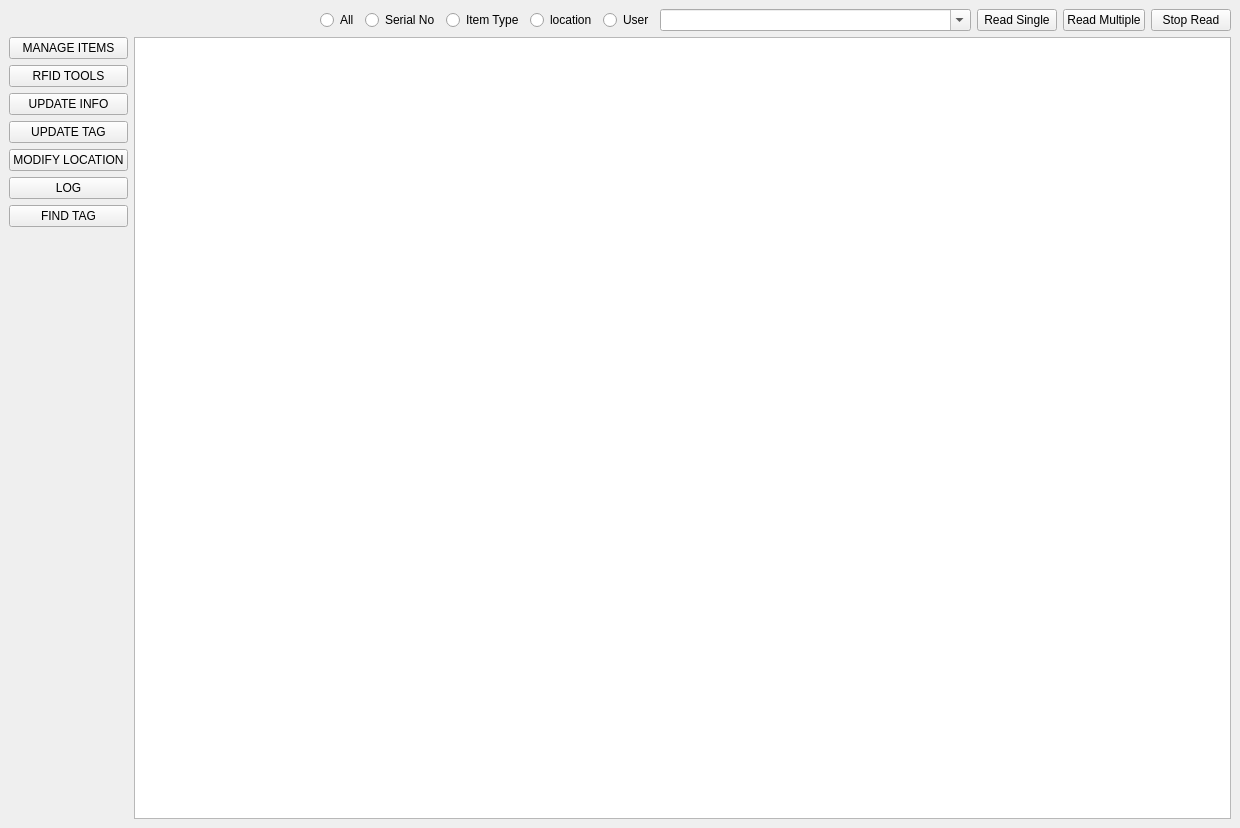
<?xml version="1.0" encoding="UTF-8"?>
<ui version="4.0">
 <class>MainWindow</class>
 <widget class="QMainWindow" name="MainWindow">
  <property name="geometry">
   <rect>
    <x>0</x>
    <y>0</y>
    <width>1240</width>
    <height>828</height>
   </rect>
  </property>
  <property name="windowTitle">
   <string>MainWindow</string>
  </property>
  <property name="styleSheet">
   <string notr="true">QToolTip {
    border: 1px solid #76797C;
    background-color: #5A7566;
    color: white;
    padding: 0px;
    opacity: 200;
}

QWidget {
    color: #eff0f1;
    background-color: #31363b;
    selection-background-color: #3daee9;
    selection-color: #eff0f1;
    background-clip: border;
    border-image: none;
    border: 0px transparent black;
    outline: 0;
}

QWidget:item:hover {
    background-color: #18465d;
    color: #eff0f1;
}

QWidget:item:selected {
    background-color: #18465d;
}

QCheckBox {
    spacing: 5px;
    outline: none;
    color: #eff0f1;
    margin-bottom: 2px;
}

QCheckBox:disabled {
    color: #76797C;
}

QCheckBox::indicator,
QGroupBox::indicator {
    width: 18px;
    height: 18px;
}

QGroupBox::indicator {
    margin-left: 2px;
}

QCheckBox::indicator:unchecked,
QGroupBox::indicator:unchecked {
    image: url(:/qss_icons/rc/checkbox_unchecked.png);
}

QCheckBox::indicator:unchecked:hover,
QCheckBox::indicator:unchecked:focus,
QCheckBox::indicator:unchecked:pressed,
QGroupBox::indicator:unchecked:hover,
QGroupBox::indicator:unchecked:focus,
QGroupBox::indicator:unchecked:pressed {
    border: none;
    image: url(:/qss_icons/rc/checkbox_unchecked_focus.png);
}

QCheckBox::indicator:checked,
QGroupBox::indicator:checked {
    image: url(:/qss_icons/rc/checkbox_checked.png);
}

QCheckBox::indicator:checked:hover,
QCheckBox::indicator:checked:focus,
QCheckBox::indicator:checked:pressed,
QGroupBox::indicator:checked:hover,
QGroupBox::indicator:checked:focus,
QGroupBox::indicator:checked:pressed {
    border: none;
    image: url(:/qss_icons/rc/checkbox_checked_focus.png);
}

QCheckBox::indicator:indeterminate {
    image: url(:/qss_icons/rc/checkbox_indeterminate.png);
}

QCheckBox::indicator:indeterminate:focus,
QCheckBox::indicator:indeterminate:hover,
QCheckBox::indicator:indeterminate:pressed {
    image: url(:/qss_icons/rc/checkbox_indeterminate_focus.png);
}

QCheckBox::indicator:checked:disabled,
QGroupBox::indicator:checked:disabled {
    image: url(:/qss_icons/rc/checkbox_checked_disabled.png);
}

QCheckBox::indicator:unchecked:disabled,
QGroupBox::indicator:unchecked:disabled {
    image: url(:/qss_icons/rc/checkbox_unchecked_disabled.png);
}

QRadioButton {
    color:                  white;
}

QRadioButton::indicator {
    width:                  10px;
    height:                 10px;
    border-radius:          7px;
}

QRadioButton::indicator:checked {
    background-color:       red;
    border:                 2px solid white;
}

QRadioButton::indicator:unchecked {
    background-color:       black;
    border:                 2px solid #76797C;
}

QMenuBar {
    background-color: #31363b;
    color: #eff0f1;
}

QMenuBar::item {
    background: transparent;
}

QMenuBar::item:selected {
    background: transparent;
    border: 1px solid #76797C;
}

QMenuBar::item:pressed {
    border: 1px solid #76797C;
    background-color: #3daee9;
    color: #eff0f1;
    margin-bottom: -1px;
    padding-bottom: 1px;
}

QMenu {
    border: 1px solid #76797C;
    color: #eff0f1;
    margin: 2px;
}

QMenu::icon {
    margin: 5px;
}

QMenu::item {
    padding: 5px 30px 5px 30px;
    border: 1px solid transparent;
    /* reserve space for selection border */
}

QMenu::item:selected {
    color: #eff0f1;
}

QMenu::separator {
    height: 2px;
    background: lightblue;
    margin-left: 10px;
    margin-right: 5px;
}

QMenu::indicator {
    width: 18px;
    height: 18px;
}


/* non-exclusive indicator = check box style indicator
   (see QActionGroup::setExclusive) */

QMenu::indicator:non-exclusive:unchecked {
    image: url(:/qss_icons/rc/checkbox_unchecked.png);
}

QMenu::indicator:non-exclusive:unchecked:selected {
    image: url(:/qss_icons/rc/checkbox_unchecked_disabled.png);
}

QMenu::indicator:non-exclusive:checked {
    image: url(:/qss_icons/rc/checkbox_checked.png);
}

QMenu::indicator:non-exclusive:checked:selected {
    image: url(:/qss_icons/rc/checkbox_checked_disabled.png);
}


/* exclusive indicator = radio button style indicator (see QActionGroup::setExclusive) */

QMenu::indicator:exclusive:unchecked {
    image: url(:/qss_icons/rc/radio_unchecked.png);
}

QMenu::indicator:exclusive:unchecked:selected {
    image: url(:/qss_icons/rc/radio_unchecked_disabled.png);
}

QMenu::indicator:exclusive:checked {
    image: url(:/qss_icons/rc/radio_checked.png);
}

QMenu::indicator:exclusive:checked:selected {
    image: url(:/qss_icons/rc/radio_checked_disabled.png);
}

QMenu::right-arrow {
    margin: 5px;
    image: url(:/qss_icons/rc/right_arrow.png)
}

QWidget:disabled {
    color: #454545;
    background-color: #31363b;
}

QAbstractItemView {
    alternate-background-color: #31363b;
    color: #eff0f1;
    border: 1px solid #3A3939;
    border-radius: 2px;
}

QWidget:focus,
QMenuBar:focus {
    border: 1px solid #3daee9;
}

QTabWidget:focus,
QCheckBox:focus,
QRadioButton:focus,
QSlider:focus {
    border: none;
}

QLineEdit {
    background-color: #232629;
    padding: 5px;
    border-style: solid;
    border: 1px solid #76797C;
    border-radius: 2px;
    color: #eff0f1;
}

QAbstractItemView QLineEdit {
    padding: 0;
}

QGroupBox {
    border: 1px solid #76797C;
    border-radius: 2px;
    margin-top: 20px;
}

QGroupBox::title {
    subcontrol-origin: margin;
    subcontrol-position: top center;
    padding-left: 10px;
    padding-right: 10px;
    padding-top: 10px;
}

QAbstractScrollArea {
    border-radius: 2px;
    border: 1px solid #76797C;
    background-color: transparent;
}

QScrollBar:horizontal {
    height: 15px;
    margin: 3px 15px 3px 15px;
    border: 1px transparent #2A2929;
    border-radius: 4px;
    background-color: #2A2929;
}

QScrollBar::handle:horizontal {
    background-color: #605F5F;
    min-width: 5px;
    border-radius: 4px;
}

QScrollBar::add-line:horizontal {
    margin: 0px 3px 0px 3px;
    border-image: url(:/qss_icons/rc/right_arrow_disabled.png);
    width: 10px;
    height: 10px;
    subcontrol-position: right;
    subcontrol-origin: margin;
}

QScrollBar::sub-line:horizontal {
    margin: 0px 3px 0px 3px;
    border-image: url(:/qss_icons/rc/left_arrow_disabled.png);
    height: 10px;
    width: 10px;
    subcontrol-position: left;
    subcontrol-origin: margin;
}

QScrollBar::add-line:horizontal:hover,
QScrollBar::add-line:horizontal:on {
    border-image: url(:/qss_icons/rc/right_arrow.png);
    height: 10px;
    width: 10px;
    subcontrol-position: right;
    subcontrol-origin: margin;
}

QScrollBar::sub-line:horizontal:hover,
QScrollBar::sub-line:horizontal:on {
    border-image: url(:/qss_icons/rc/left_arrow.png);
    height: 10px;
    width: 10px;
    subcontrol-position: left;
    subcontrol-origin: margin;
}

QScrollBar::up-arrow:horizontal,
QScrollBar::down-arrow:horizontal {
    background: none;
}

QScrollBar::add-page:horizontal,
QScrollBar::sub-page:horizontal {
    background: none;
}

QScrollBar:vertical {
    background-color: #2A2929;
    width: 15px;
    margin: 15px 3px 15px 3px;
    border: 1px transparent #2A2929;
    border-radius: 4px;
}

QScrollBar::handle:vertical {
    background-color: #605F5F;
    min-height: 5px;
    border-radius: 4px;
}

QScrollBar::sub-line:vertical {
    margin: 3px 0px 3px 0px;
    border-image: url(:/qss_icons/rc/up_arrow_disabled.png);
    height: 10px;
    width: 10px;
    subcontrol-position: top;
    subcontrol-origin: margin;
}

QScrollBar::add-line:vertical {
    margin: 3px 0px 3px 0px;
    border-image: url(:/qss_icons/rc/down_arrow_disabled.png);
    height: 10px;
    width: 10px;
    subcontrol-position: bottom;
    subcontrol-origin: margin;
}

QScrollBar::sub-line:vertical:hover,
QScrollBar::sub-line:vertical:on {
    border-image: url(:/qss_icons/rc/up_arrow.png);
    height: 10px;
    width: 10px;
    subcontrol-position: top;
    subcontrol-origin: margin;
}

QScrollBar::add-line:vertical:hover,
QScrollBar::add-line:vertical:on {
    border-image: url(:/qss_icons/rc/down_arrow.png);
    height: 10px;
    width: 10px;
    subcontrol-position: bottom;
    subcontrol-origin: margin;
}

QScrollBar::up-arrow:vertical,
QScrollBar::down-arrow:vertical {
    background: none;
}

QScrollBar::add-page:vertical,
QScrollBar::sub-page:vertical {
    background: none;
}

QTextEdit {
    background-color: #232629;
    color: #eff0f1;
    border: 1px solid #76797C;
}

QPlainTextEdit {
    background-color: #232629;
    ;
    color: #eff0f1;
    border-radius: 2px;
    border: 1px solid #76797C;
}

QHeaderView::section {
    background-color: #76797C;
    color: #eff0f1;
    padding: 5px;
    border: 1px solid #76797C;
}

QSizeGrip {
    image: url(:/qss_icons/rc/sizegrip.png);
    width: 12px;
    height: 12px;
}

QMainWindow::separator {
    background-color: #31363b;
    color: white;
    padding-left: 4px;
    spacing: 2px;
    border: 1px dashed #76797C;
}

QMainWindow::separator:hover {
    background-color: #787876;
    color: white;
    padding-left: 4px;
    border: 1px solid #76797C;
    spacing: 2px;
}

QMenu::separator {
    height: 1px;
    background-color: #76797C;
    color: white;
    padding-left: 4px;
    margin-left: 10px;
    margin-right: 5px;
}

QFrame {
    border-radius: 2px;
    border: 1px solid #76797C;
}

QFrame[frameShape=&quot;0&quot;] {
    border-radius: 2px;
    border: 1px transparent #76797C;
}

QStackedWidget {
    border: 1px transparent black;
}

QToolBar {
    border: 1px transparent #393838;
    background: 1px solid #31363b;
    font-weight: bold;
}

QToolBar::handle:horizontal {
    image: url(:/qss_icons/rc/Hmovetoolbar.png);
}

QToolBar::handle:vertical {
    image: url(:/qss_icons/rc/Vmovetoolbar.png);
}

QToolBar::separator:horizontal {
    image: url(:/qss_icons/rc/Hsepartoolbar.png);
}

QToolBar::separator:vertical {
    image: url(:/qss_icons/rc/Vsepartoolbar.png);
}

QToolButton#qt_toolbar_ext_button {
    background: #58595a
}

QPushButton {
    color: #eff0f1;
    background-color: #31363b;
    border-width: 1px;
    border-color: #76797C;
    border-style: solid;
    padding: 5px;
    border-radius: 2px;
    outline: none;
}

QPushButton:disabled {
    background-color: #31363b;
    border-width: 1px;
    border-color: #454545;
    border-style: solid;
    padding-top: 5px;
    padding-bottom: 5px;
    padding-left: 10px;
    padding-right: 10px;
    border-radius: 2px;
    color: #454545;
}

QPushButton:focus {
    background-color: #3daee9;
    color: white;
}

QPushButton:pressed {
    background-color: #3daee9;
    padding-top: -15px;
    padding-bottom: -17px;
}

QComboBox {
    selection-background-color: #3daee9;
    border-style: solid;
    border: 1px solid #76797C;
    border-radius: 2px;
    padding: 5px;
    min-width: 75px;
}

QPushButton:checked {
    background-color: #76797C;
    border-color: #6A6969;
}

QComboBox:hover,
QPushButton:hover,
QAbstractSpinBox:hover,
QLineEdit:hover,
QTextEdit:hover,
QPlainTextEdit:hover,
QAbstractView:hover,
QTreeView:hover,
QRadioButton:hover {
    border: 1px solid #3daee9;
    color: #eff0f1;
}

QComboBox:on {
    padding-top: 3px;
    padding-left: 4px;
    selection-background-color: #4a4a4a;
}

QComboBox QAbstractItemView {
    background-color: #232629;
    border-radius: 2px;
    border: 1px solid #76797C;
    selection-background-color: #18465d;
}

QComboBox::drop-down {
    subcontrol-origin: padding;
    subcontrol-position: top right;
    width: 15px;
    border-left-width: 0px;
    border-left-color: darkgray;
    border-left-style: solid;
    border-top-right-radius: 3px;
    border-bottom-right-radius: 3px;
}

QComboBox::down-arrow {
    image: url(/usr/share/icons/Adwaita/16x16/actions/go-down-symbolic.symbolic.png);
}

QComboBox::down-arrow:on {
	top: 1px;
    left: 1px;
}

QAbstractSpinBox {
    padding: 5px;
    border: 1px solid #76797C;
    color: #eff0f1;
    border-radius: 2px;
    min-width: 75px;
}

QAbstractSpinBox::up-arrow,
QAbstractSpinBox::up-arrow:disabled,
QAbstractSpinBox::up-arrow:off {
    image: url(/usr/share/icons/Adwaita/16x16/actions/go-up-symbolic.symbolic.png);
    width: 10px;
    height: 10px;
}

QAbstractSpinBox::up-arrow:hover {
    image: url(:/qss_icons/rc/up_arrow.png);
}

QAbstractSpinBox::down-arrow,
QAbstractSpinBox::down-arrow:disabled,
QAbstractSpinBox::down-arrow:off {
    image: url(/usr/share/icons/Adwaita/16x16/actions/go-down-symbolic.symbolic.png);
    width: 10px;
    height: 10px;
}

QAbstractSpinBox::down-arrow:hover {
    image: url(:/qss_icons/rc/down_arrow.png);
}

QLabel {
    border: 0px solid black;
}

QTabWidget {
    border: 0px transparent black;
}

QTabWidget::pane {
    border: 1px solid #76797C;
    padding: 5px;
    margin: 0px;
}

QTabWidget::tab-bar {
    /* left: 5px; move to the right by 5px */
}

QTabBar {
    qproperty-drawBase: 0;
    border-radius: 3px;
}

QTabBar:focus {
    border: 0px transparent black;
}

QTabBar::close-button {
    image: url(:/qss_icons/rc/close.png);
    background: transparent;
}

QTabBar::close-button:hover {
    image: url(:/qss_icons/rc/close-hover.png);
    background: transparent;
}

QTabBar::close-button:pressed {
    image: url(:/qss_icons/rc/close-pressed.png);
    background: transparent;
}


/* TOP TABS */

QTabBar::tab:top {
    color: #eff0f1;
    border: 1px solid #76797C;
    border-bottom: 1px transparent black;
    background-color: #31363b;
    padding: 5px;
    min-width: 50px;
    border-top-left-radius: 2px;
    border-top-right-radius: 2px;
}

QTabBar::tab:top:selected {
    color: #eff0f1;
    background-color: #54575B;
    border: 1px solid #76797C;
    border-bottom: 2px solid #3daee9;
    border-top-left-radius: 2px;
    border-top-right-radius: 2px;
}

QTabBar::tab:top:!selected:hover {
    background-color: #3daee9;
}


/* BOTTOM TABS */

QTabBar::tab:bottom {
    color: #eff0f1;
    border: 1px solid #76797C;
    border-top: 1px transparent black;
    background-color: #31363b;
    padding: 5px;
    border-bottom-left-radius: 2px;
    border-bottom-right-radius: 2px;
    min-width: 50px;
}

QTabBar::tab:bottom:selected {
    color: #eff0f1;
    background-color: #54575B;
    border: 1px solid #76797C;
    border-top: 2px solid #3daee9;
    border-bottom-left-radius: 2px;
    border-bottom-right-radius: 2px;
}

QTabBar::tab:bottom:!selected:hover {
    background-color: #3daee9;
}


/* LEFT TABS */

QTabBar::tab:left {
    color: #eff0f1;
    border: 1px solid #76797C;
    border-left: 1px transparent black;
    background-color: #31363b;
    padding: 5px;
    border-top-right-radius: 2px;
    border-bottom-right-radius: 2px;
    min-height: 50px;
}

QTabBar::tab:left:selected {
    color: #eff0f1;
    background-color: #54575B;
    border: 1px solid #76797C;
    border-left: 2px solid #3daee9;
    border-top-right-radius: 2px;
    border-bottom-right-radius: 2px;
}

QTabBar::tab:left:!selected:hover {
    background-color: #3daee9;
}


/* RIGHT TABS */

QTabBar::tab:right {
    color: #eff0f1;
    border: 1px solid #76797C;
    border-right: 1px transparent black;
    background-color: #31363b;
    padding: 5px;
    border-top-left-radius: 2px;
    border-bottom-left-radius: 2px;
    min-height: 50px;
}

QTabBar::tab:right:selected {
    color: #eff0f1;
    background-color: #54575B;
    border: 1px solid #76797C;
    border-right: 2px solid #3daee9;
    border-top-left-radius: 2px;
    border-bottom-left-radius: 2px;
}

QTabBar::tab:right:!selected:hover {
    background-color: #3daee9;
}

QTabBar QToolButton::right-arrow:enabled {
    image: url(:/qss_icons/rc/right_arrow.png);
}

QTabBar QToolButton::left-arrow:enabled {
    image: url(:/qss_icons/rc/left_arrow.png);
}

QTabBar QToolButton::right-arrow:disabled {
    image: url(:/qss_icons/rc/right_arrow_disabled.png);
}

QTabBar QToolButton::left-arrow:disabled {
    image: url(:/qss_icons/rc/left_arrow_disabled.png);
}

QDockWidget {
    background: #31363b;
    border: 1px solid #403F3F;
    titlebar-close-icon: url(:/qss_icons/rc/close.png);
    titlebar-normal-icon: url(:/qss_icons/rc/undock.png);
}

QDockWidget::close-button,
QDockWidget::float-button {
    border: 1px solid transparent;
    border-radius: 2px;
    background: transparent;
}

QDockWidget::close-button:hover,
QDockWidget::float-button:hover {
    background: rgba(255, 255, 255, 10);
}

QDockWidget::close-button:pressed,
QDockWidget::float-button:pressed {
    padding: 1px -1px -1px 1px;
    background: rgba(255, 255, 255, 10);
}

QTreeView,
QListView {
    border: 1px solid #76797C;
    background-color: #232629;
}

QTreeView:branch:selected,
QTreeView:branch:hover {
    background: url(:/qss_icons/rc/transparent.png);
}

QTreeView::branch:has-siblings:!adjoins-item {
    border-image: url(:/qss_icons/rc/transparent.png);
}

QTreeView::branch:has-siblings:adjoins-item {
    border-image: url(:/qss_icons/rc/transparent.png);
}

QTreeView::branch:!has-children:!has-siblings:adjoins-item {
    border-image: url(:/qss_icons/rc/transparent.png);
}

QTreeView::branch:has-children:!has-siblings:closed,
QTreeView::branch:closed:has-children:has-siblings {
    image: url(:/qss_icons/rc/branch_closed.png);
}

QTreeView::branch:open:has-children:!has-siblings,
QTreeView::branch:open:has-children:has-siblings {
    image: url(:/qss_icons/rc/branch_open.png);
}

QTreeView::branch:has-children:!has-siblings:closed:hover,
QTreeView::branch:closed:has-children:has-siblings:hover {
    image: url(:/qss_icons/rc/branch_closed-on.png);
}

QTreeView::branch:open:has-children:!has-siblings:hover,
QTreeView::branch:open:has-children:has-siblings:hover {
    image: url(:/qss_icons/rc/branch_open-on.png);
}

QListView::item:!selected:hover,
QTreeView::item:!selected:hover {
    background: #18465d;
    outline: 0;
    color: #eff0f1
}

QListView::item:selected:hover,
QTreeView::item:selected:hover {
    background: #287399;
    color: #eff0f1;
}

QTreeView::indicator:checked,
QListView::indicator:checked {
    image: url(:/qss_icons/rc/checkbox_checked.png);
}

QTreeView::indicator:unchecked,
QListView::indicator:unchecked {
    image: url(:/qss_icons/rc/checkbox_unchecked.png);
}

QTreeView::indicator:indeterminate,
QListView::indicator:indeterminate {
    image: url(:/qss_icons/rc/checkbox_indeterminate.png);
}

QTreeView::indicator:checked:hover,
QTreeView::indicator:checked:focus,
QTreeView::indicator:checked:pressed,
QListView::indicator:checked:hover,
QListView::indicator:checked:focus,
QListView::indicator:checked:pressed {
    image: url(:/qss_icons/rc/checkbox_checked_focus.png);
}

QTreeView::indicator:unchecked:hover,
QTreeView::indicator:unchecked:focus,
QTreeView::indicator:unchecked:pressed,
QListView::indicator:unchecked:hover,
QListView::indicator:unchecked:focus,
QListView::indicator:unchecked:pressed {
    image: url(:/qss_icons/rc/checkbox_unchecked_focus.png);
}

QTreeView::indicator:indeterminate:hover,
QTreeView::indicator:indeterminate:focus,
QTreeView::indicator:indeterminate:pressed,
QListView::indicator:indeterminate:hover,
QListView::indicator:indeterminate:focus,
QListView::indicator:indeterminate:pressed {
    image: url(:/qss_icons/rc/checkbox_indeterminate_focus.png);
}

QSlider::groove:horizontal {
    border: 1px solid #565a5e;
    height: 4px;
    background: #565a5e;
    margin: 0px;
    border-radius: 2px;
}

QSlider::handle:horizontal {
    background: #232629;
    border: 1px solid #565a5e;
    width: 16px;
    height: 16px;
    margin: -8px 0;
    border-radius: 9px;
}

QSlider::sub-page:horizontal {
    border: 1px solid #565a5e;
    height: 4px;
    background: #3daee9;
    margin: 0px;
    border-radius: 2px;
}

QSlider::groove:vertical {
    border: 1px solid #565a5e;
    width: 4px;
    background: #565a5e;
    margin: 0px;
    border-radius: 3px;
}

QSlider::handle:vertical {
    background: #232629;
    border: 1px solid #565a5e;
    width: 16px;
    height: 16px;
    margin: 0 -8px;
    border-radius: 9px;
}

QSlider::sub-page:vertical {
    border: 1px solid #565a5e;
    width: 4px;
    background: #3daee9;
    margin: 0px;
    border-radius: 3px;
}

QToolButton {
    background-color: transparent;
    border: 1px transparent #76797C;
    border-radius: 2px;
    margin: 3px;
    padding: 5px;
}

QToolButton[popupMode=&quot;1&quot;] {
    /* only for MenuButtonPopup */
    padding-right: 20px;
    /* make way for the popup button */
    border: 1px #76797C;
    border-radius: 5px;
}

QToolButton[popupMode=&quot;2&quot;] {
    /* only for InstantPopup */
    padding-right: 10px;
    /* make way for the popup button */
    border: 1px #76797C;
}

QToolButton:hover,
QToolButton::menu-button:hover {
    background-color: transparent;
    border: 1px solid #3daee9;
    padding: 5px;
}

QToolButton:checked,
QToolButton:pressed,
QToolButton::menu-button:pressed {
    background-color: #3daee9;
    border: 1px solid #3daee9;
    padding: 5px;
}


/* the subcontrol below is used only in the InstantPopup or DelayedPopup mode */

QToolButton::menu-indicator {
    image: url(:/qss_icons/rc/down_arrow.png);
    top: -7px;
    left: -2px;
    /* shift it a bit */
}


/* the subcontrols below are used only in the MenuButtonPopup mode */

QToolButton::menu-button {
    border: 1px transparent #76797C;
    border-top-right-radius: 6px;
    border-bottom-right-radius: 6px;
    /* 16px width + 4px for border = 20px allocated above */
    width: 16px;
    outline: none;
}

QToolButton::menu-arrow {
    image: url(:/qss_icons/rc/down_arrow.png);
}

QToolButton::menu-arrow:open {
    border: 1px solid #76797C;
}

QPushButton::menu-indicator {
    subcontrol-origin: padding;
    subcontrol-position: bottom right;
    left: 8px;
}

QTableView {
    border: 1px solid #76797C;
    gridline-color: #31363b;
    background-color: #232629;
}

QTableView,
QHeaderView {
    border-radius: 0px;
}

QTableView::item:pressed,
QListView::item:pressed,
QTreeView::item:pressed {
    background: #18465d;
    color: #eff0f1;
}

QTableView::item:selected:active,
QTreeView::item:selected:active,
QListView::item:selected:active {
    background: #287399;
    color: #eff0f1;
}

QHeaderView {
    background-color: #31363b;
    border: 1px transparent;
    border-radius: 0px;
    margin: 0px;
    padding: 0px;
}

QHeaderView::section {
    background-color: #31363b;
    color: #eff0f1;
    padding: 5px;
    border: 1px solid #76797C;
    border-radius: 0px;
    text-align: center;
}

QHeaderView::section::vertical::first,
QHeaderView::section::vertical::only-one {
    border-top: 1px solid #76797C;
}

QHeaderView::section::vertical {
    border-top: transparent;
}

QHeaderView::section::horizontal::first,
QHeaderView::section::horizontal::only-one {
    border-left: 1px solid #76797C;
}

QHeaderView::section::horizontal {
    border-left: transparent;
}

QHeaderView::section:checked {
    color: white;
    background-color: #334e5e;
}


/* style the sort indicator */

QHeaderView::down-arrow {
    image: url(:/qss_icons/rc/down_arrow.png);
}

QHeaderView::up-arrow {
    image: url(:/qss_icons/rc/up_arrow.png);
}

QTableCornerButton::section {
    background-color: #31363b;
    border: 1px transparent #76797C;
    border-radius: 0px;
}

QToolBox {
    padding: 5px;
    border: 1px transparent black;
}

QToolBox::tab {
    color: #eff0f1;
    background-color: #31363b;
    border: 1px solid #76797C;
    border-bottom: 1px transparent #31363b;
    border-top-left-radius: 5px;
    border-top-right-radius: 5px;
}

QToolBox::tab:selected {
    /* italicize selected tabs */
    font: italic;
    background-color: #31363b;
    border-color: #3daee9;
}

QStatusBar::item {
    border: 0px transparent dark;
}

QFrame[height=&quot;3&quot;],
QFrame[width=&quot;3&quot;] {
    background-color: #76797C;
}

QSplitter::handle {
    border: 1px dashed #76797C;
}

QSplitter::handle:hover {
    background-color: #787876;
    border: 1px solid #76797C;
}

QSplitter::handle:horizontal {
    width: 1px;
}

QSplitter::handle:vertical {
    height: 1px;
}

QProgressBar {
    border: 1px solid #76797C;
    border-radius: 5px;
    text-align: center;
}

QProgressBar::chunk {
    background-color: #05B8CC;
}

QDateEdit {
    selection-background-color: #3daee9;
    border-style: solid;
    border: 1px solid #3375A3;
    border-radius: 2px;
    padding: 1px;
    min-width: 75px;
}

QDateEdit:on {
    padding-top: 3px;
    padding-left: 4px;
    selection-background-color: #4a4a4a;
}

QDateEdit QAbstractItemView {
    background-color: #232629;
    border-radius: 2px;
    border: 1px solid #3375A3;
    selection-background-color: #3daee9;
}

QDateEdit::drop-down {
    subcontrol-origin: padding;
    subcontrol-position: top right;
    width: 15px;
    border-left-width: 0px;
    border-left-color: darkgray;
    border-left-style: solid;
    border-top-right-radius: 3px;
    border-bottom-right-radius: 3px;
}

QDateEdit::down-arrow {
    image: url(:/qss_icons/rc/down_arrow_disabled.png);
}

QDateEdit::down-arrow:on,
QDateEdit::down-arrow:hover,
QDateEdit::down-arrow:focus {
    image: url(:/qss_icons/rc/down_arrow.png);
}
</string>
  </property>
  <widget class="QWidget" name="centralwidget">
   <layout class="QGridLayout" name="gridLayout">
    <item row="0" column="0" colspan="2">
     <layout class="QHBoxLayout" name="horizontalLayout">
      <item>
       <spacer name="horizontalSpacer">
        <property name="orientation">
         <enum>Qt::Horizontal</enum>
        </property>
        <property name="sizeHint" stdset="0">
         <size>
          <width>40</width>
          <height>20</height>
         </size>
        </property>
       </spacer>
      </item>
      <item>
       <widget class="QRadioButton" name="allButton">
        <property name="text">
         <string>All</string>
        </property>
       </widget>
      </item>
      <item>
       <widget class="QRadioButton" name="serialNoButton">
        <property name="text">
         <string>Serial No</string>
        </property>
       </widget>
      </item>
      <item>
       <widget class="QRadioButton" name="itemTypeButton">
        <property name="text">
         <string>Item Type</string>
        </property>
       </widget>
      </item>
      <item>
       <widget class="QRadioButton" name="locationButton">
        <property name="text">
         <string>location</string>
        </property>
       </widget>
      </item>
      <item>
       <widget class="QRadioButton" name="userButton">
        <property name="text">
         <string>User</string>
        </property>
       </widget>
      </item>
      <item>
       <widget class="QComboBox" name="comboBox">
        <property name="sizePolicy">
         <sizepolicy hsizetype="MinimumExpanding" vsizetype="Fixed">
          <horstretch>0</horstretch>
          <verstretch>0</verstretch>
         </sizepolicy>
        </property>
        <property name="editable">
         <bool>true</bool>
        </property>
       </widget>
      </item>
      <item>
       <widget class="QPushButton" name="readSingleButton">
        <property name="text">
         <string>Read Single</string>
        </property>
       </widget>
      </item>
      <item>
       <widget class="QPushButton" name="readMultiButton">
        <property name="text">
         <string>Read Multiple</string>
        </property>
       </widget>
      </item>
      <item>
       <widget class="QPushButton" name="stopReadButton">
        <property name="text">
         <string>Stop Read</string>
        </property>
       </widget>
      </item>
     </layout>
    </item>
    <item row="1" column="1">
     <widget class="QTableWidget" name="tableWidget">
      <property name="contextMenuPolicy">
       <enum>Qt::CustomContextMenu</enum>
      </property>
      <property name="styleSheet">
       <string notr="true"/>
      </property>
     </widget>
    </item>
    <item row="1" column="0">
     <layout class="QVBoxLayout" name="verticalLayout">
      <item>
       <widget class="QPushButton" name="manageItemsButton">
        <property name="styleSheet">
         <string notr="true"/>
        </property>
        <property name="text">
         <string>MANAGE ITEMS</string>
        </property>
       </widget>
      </item>
      <item>
       <widget class="QPushButton" name="rfidToolsButton">
        <property name="text">
         <string>RFID TOOLS</string>
        </property>
       </widget>
      </item>
      <item>
       <widget class="QPushButton" name="updateButton">
        <property name="text">
         <string>UPDATE INFO</string>
        </property>
       </widget>
      </item>
      <item>
       <widget class="QPushButton" name="updateTagButton">
        <property name="text">
         <string>UPDATE TAG</string>
        </property>
       </widget>
      </item>
      <item>
       <widget class="QPushButton" name="modifyButton">
        <property name="text">
         <string>MODIFY LOCATION</string>
        </property>
       </widget>
      </item>
      <item>
       <widget class="QPushButton" name="logButton">
        <property name="text">
         <string>LOG</string>
        </property>
       </widget>
      </item>
      <item>
       <widget class="QPushButton" name="findTagButton">
        <property name="text">
         <string>FIND TAG</string>
        </property>
       </widget>
      </item>
      <item>
       <spacer name="verticalSpacer">
        <property name="orientation">
         <enum>Qt::Vertical</enum>
        </property>
        <property name="sizeHint" stdset="0">
         <size>
          <width>20</width>
          <height>578</height>
         </size>
        </property>
       </spacer>
      </item>
     </layout>
    </item>
   </layout>
  </widget>
 </widget>
 <resources/>
 <connections/>
</ui>
